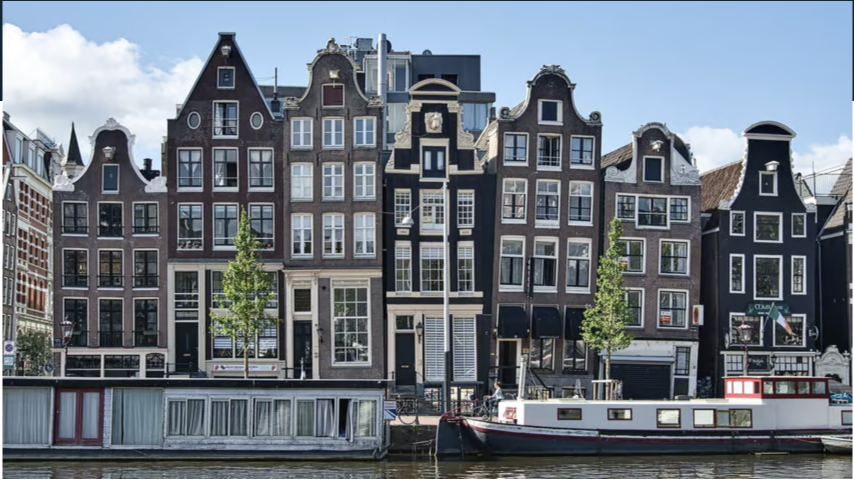
#> input picture CloudResizeApp/buildings.jpg, 1708 x 960 px, found by its file name (shown at 1/2 size)
$ python cloudResize_20240810120240.py
#> lines starting #> are read from the running program, lines starting #| are printed output that depends on the picture
from PIL import Image
filename = "buildings.jpg"
with Image.open(filename) as img:
#> img is the input picture: PIL image 1708x960 RGBA; mean R, G, B, A 110.8, 119.4, 129.1, 255
    img.load()
type(img)
# regenerate imgs
# img.show()

# for logs
# print(isinstance(img, Image.Image))
# img.format
# img.size
# img.mode


# extract one building from all buildings
cropped = img.crop((300,50,700,1000))
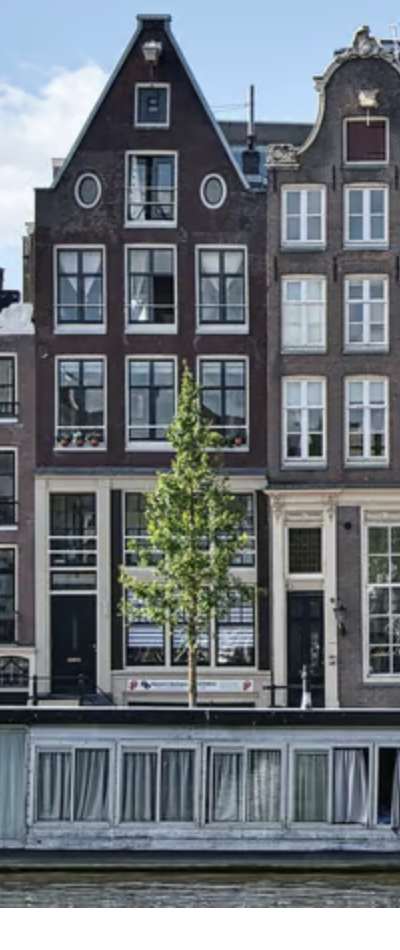
#> cropped: PIL image 400x950 RGBA; mean R, G, B, A 99.2, 105.9, 111.9, 244.3; transparent parts drawn white
# [13 lines of commented-out code are left out]
img.thumbnail((200,200))
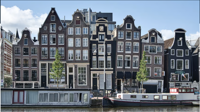
#> img: PIL image 200x112 RGBA; mean R, G, B, A 110.7, 119.4, 129.1, 255
img.save("thumbnail.jpg")
